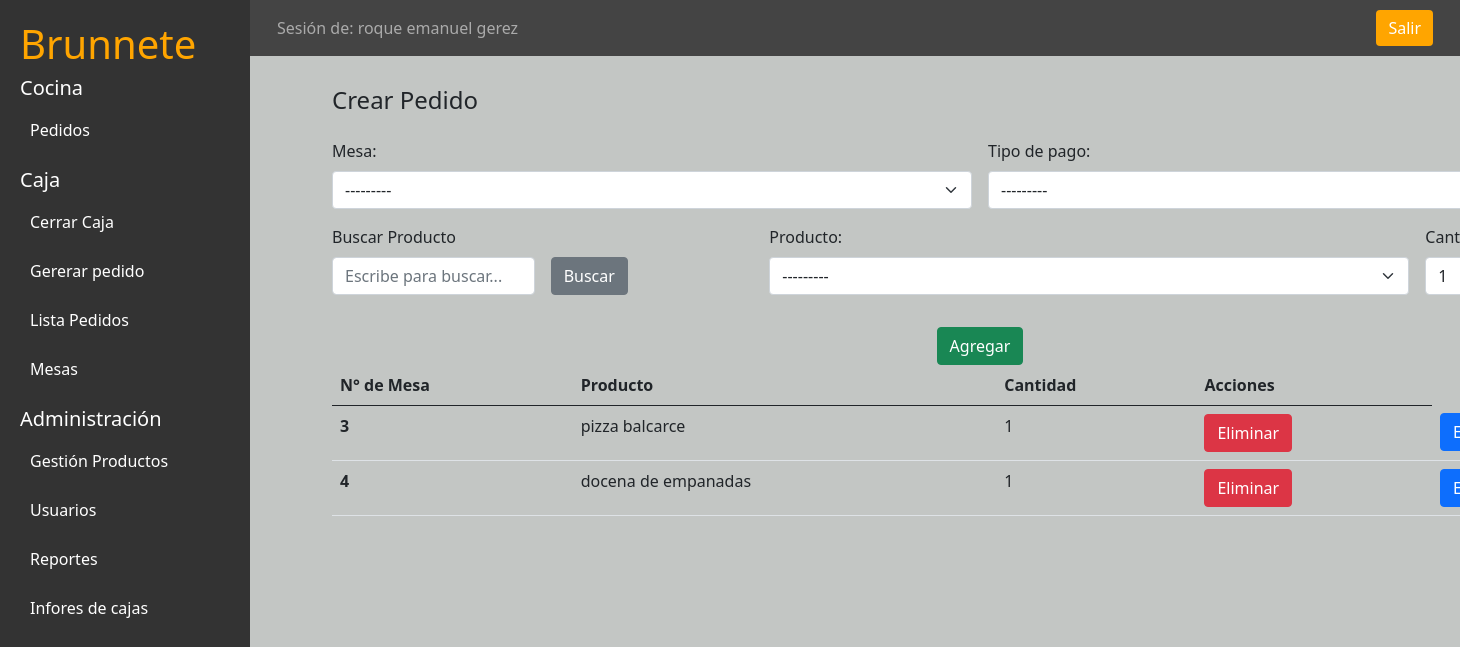
The app's page /caja/crear-pedido/ (signed in), older data.
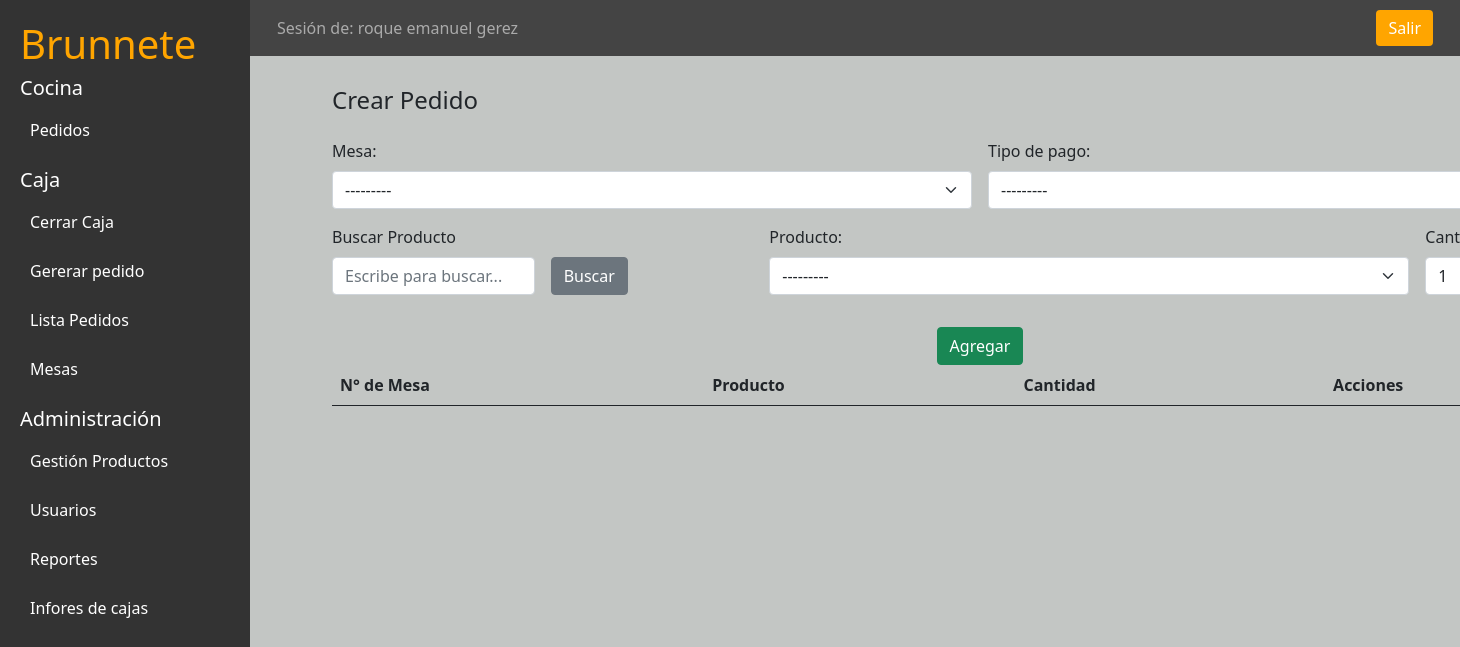
The same page, newer data.
### applications/users/models.py (models this page shows, shortened)
class User(AbstractBaseUser, PermissionsMixin):
    ADMINISTRADOR = '0'
    CAJERO = '1'
    COCINERO = '2'
    VARON = 'M'
    MUJER = 'F'
    OTRO = 'O'
    OCUPATION_CHOICES = [
        (ADMINISTRADOR, 'Administrador'),
        (CAJERO, 'Cajero'),
        (COCINERO, 'Cocinero'),
    ]
    GENDER_CHOICES = [
        (VARON, 'Masculino'),
        (MUJER, 'Femenino'),
        (OTRO, 'Otros'),
    ]
    email = models.EmailField(unique=True)
    telefono = models.CharField('Telefono', max_length=50, default='123')
    full_name = models.CharField('Nombres', max_length=100)
    domicilio = models.CharField('Domicilio', max_length=100, blank=True, null=True)
    ocupation = models.CharField(
        max_length=1,
        choices=OCUPATION_CHOICES,
        blank=True
    )
    genero = models.CharField(
        max_length=1,
        choices=GENDER_CHOICES,
        blank=True
    )
    date_birth = models.DateField(
        'Fecha de nacimiento',
        blank=True,
        null=True
    )
    is_staff = models.BooleanField(default=False)
    is_active = models.BooleanField(default=False)
    USERNAME_FIELD = 'email'
    REQUIRED_FIELDS = ['full_name']
    objects = UserManager()

### applications/cocina/models.py (models this page shows, shortened)
class DetallePedido(models.Model):
    pedido = models.ForeignKey(Pedidos, on_delete=models.CASCADE, related_name='pedido_detalle')
    producto = models.ForeignKey(Productos, on_delete=models.CASCADE)
    total_pedido = models.IntegerField()
    subtotal = models.DecimalField(max_digits=10, decimal_places=2, blank=True, null=True)
    objects = DetallePedidoManager()
    class Meta:
        verbose_name = 'DetallePedido'
        verbose_name_plural = 'DetallePedidos'

class Pedidos(models.Model):
    TARJETA = '0'
    EFECTIVO = '1'
    TRANSFERENCIA = '2'
    OTRO = '3'
    TIPO_PAGO_CHOICES = [
        (TARJETA, 'Tarjeta'),
        (EFECTIVO, 'Efectivo'),
        (TRANSFERENCIA, 'Tranferecia'),
        (OTRO, 'Otro'),
    ]
    caja = models.ForeignKey(Caja, on_delete=models.CASCADE)
    mesa = models.ForeignKey(Mesas, on_delete=models.CASCADE, related_name='pedido_mesa')
    tipo_pago_pedido = models.CharField('Tipo de pago', max_length=2, choices=TIPO_PAGO_CHOICES)
    fecha_hs_pedido = models.DateTimeField(auto_now_add=True)
    pedido_listo = models.BooleanField(default=False)
    pagado_pedido = models.BooleanField(default=False)
    objects = PedidosManager()
    class Meta:
        verbose_name = 'Pedidos'
        verbose_name_plural = 'Pedidoss'

class Productos(models.Model):
    BEBIDA = '0'
    COCINA = '1'
    TIPO_CATEGORIA_CHOICES = [
        (BEBIDA, 'Bebida'),
        (COCINA, 'Cocina'),
    ]
    nombre_prod = models.CharField(max_length=100)
    precio_prod = models.DecimalField(max_digits=10, decimal_places=2)
    stock_min_prod = models.PositiveIntegerField(blank=True, null=True)  # Stock mínimo para alerta
    stock_actual_prod = models.PositiveIntegerField()  # Cantidad actual en stock
    existencia_insumo = models.BooleanField(default=True)  # Indica si el insumo está disponible
    categoria = models.CharField('Categoria', max_length=2, choices=TIPO_CATEGORIA_CHOICES)
    objects = ProductosManager()

### applications/caja/models.py (models this page shows)
class Mesas(models.Model):
    num_mesa = models.PositiveIntegerField()
    mesa_dispnible = models.BooleanField(default=True)
    objects = MesasManager()
    class Meta:
        verbose_name = 'Mesas'
        verbose_name_plural = 'Mesass'
    def __str__(self):
        return f"{self.num_mesa}"

### applications/caja/views.py (the view, shortened to what this page needs)
class CrearPedidoView(CajaPermisoMixin, FormView):
    template_name = 'caja/generar_pedido.html'
    form_class = PedidoForm
    success_url = reverse_lazy('caja_app:Crear_Pedido')
    def get_context_data(self, **kwargs):
        context = super().get_context_data(**kwargs)
        context['formPedido'] = DetallePedidoForm()
        context['lista_pedidos'] = DetallePedido.objects.filter(
            pedido__pedido_listo=False
        ).order_by("-id")[:4]
        context['form_update'] = DetallePedidoUpdateForm()
        return context

### applications/caja/forms.py
class PedidoForm(forms.ModelForm):
    class Meta:
        model = Pedidos
        fields = ['mesa', 'tipo_pago_pedido', 'pagado_pedido']
        widgets = {
            'mesa': forms.Select(
                attrs = {
                    'class': 'form-select mt-2',
                }
            ),
            'tipo_pago_pedido': forms.Select(
                attrs = {
                    'class': 'form-select mt-2',
                }
            ),
            'pagado_pedido': forms.CheckboxInput(
                attrs = {
                    'class': 'form-check-input ',
                }
            ),
            }

class DetallePedidoForm(forms.Form):
    producto = forms.ModelChoiceField(
            queryset=Productos.objects.none(),  # No cargar productos al inicio
            label="Producto",
            widget=forms.Select(attrs={
                'required': 'required',
                'class': 'form-select mt-2',
                "id":"id_producto"
            })
            )
    total_pedido = forms.IntegerField(
            widget=forms.NumberInput(attrs={
                'type':'number',
                'required': 'required',
                'class': 'form-control mt-2',
                'min':'1',
                'value':'1',
                }),
            label='Cantidad'
        )

### applications/procesors.py (called while the page is built)
def caja(request):
    try:
        caja = Caja.objects.latest('id')
        user_caja = caja.user.full_name
        return {
            'caja_activa': caja.abierta_caja,
            'caja_activa_usuario': user_caja, # Agrega el usuario que tiene la caja activa
        }
    except:
        return {
            'caja_activa': None,
            'caja_activa_usuario': None,
        }

### applications/users/mixins.py (called while the page is built)
def check_ocupation_user(ocupation, user_ocupation):
    if (ocupation == User.ADMINISTRADOR or ocupation == user_ocupation):
        return True
    else:
        return False

    def dispatch(self, request, *args, **kwargs):
        if not request.user.is_authenticated:
            return self.handle_no_permission()
        if not check_ocupation_user(request.user.ocupation, User.CAJERO):
            return HttpResponseRedirect(
                reverse(
                    'users_app:User-Login'
                )
            )
        return super().dispatch(request, *args, **kwargs)

### templates/caja/generar_pedido.html (shortened to what this page needs)
{% extends 'panel.html' %}
{% block panel-content %}
<div class="container">
  <form class="row g-3" method="POST">{% csrf_token %}
    <h4>Crear Pedido</h4>
    <div class="col-md-6">
      {{form.mesa.label_tag}} {{form.mesa}}
    </div>
    <div class="col-md-6">
      {{form.tipo_pago_pedido.label_tag}} {{form.tipo_pago_pedido}}
    </div>
        <div class="col-md-2">
          <label for="producto-buscar" class="form-label">Buscar Producto</label>
          <input type="text" id="producto-buscar" class="form-control" placeholder="Escribe para buscar...">
        </div>
        <div class="col-md-2 mt-5">
          <button type="button" id="buscar-producto-btn" class="btn btn-secondary">Buscar</button>
        </div>
    <div class="col-md-6">
      {{ formPedido.producto.label_tag }} {{ formPedido.producto }}
    </div>
    <div class="col-md-2">
      {{ formPedido.total_pedido.label_tag }} {{ formPedido.total_pedido }}
    </div>
    <div class="col text-center">
      <button type="submit" class="btn btn-success mt-3">Agregar</button>
    </div>
  </form>
  <table class="table">
    <thead>
      <tr>
        <th scope="col">N° de Mesa</th>
        <th scope="col">Producto</th>
        <th scope="col">Cantidad</th>
        <th scope="col">Acciones</th>
      </tr>
    </thead>
    <tbody>
      {% for i in lista_pedidos %}
      <tr>
        <th scope="row">{{ i.pedido.mesa.num_mesa }}</th>
        <td>{{i.producto.nombre_prod }}</td>
        <td>{{ i.total_pedido }}</td>
        <form action="{% url 'caja_app:Eliminar_Pedido' i.pedido.id %}" method="POST" onsubmit="return confirm('¿Estás seguro de que deseas eliminar este pedido?');">{% csrf_token %}
          <td>
            <button type="submit" class="btn btn-danger" >Eliminar</button>
          <td>
        </form>
        <button type="button" onclick="loadEditForm('{{ i.id }}')" class="btn btn-primary" data-bs-toggle="modal"
          data-bs-target="#staticBackdrop #editModal">
          Editar
        </button>
      </tr>
      {% endfor %}
    </tbody>
  </table>
</div>
{% endblock panel-content %}

### templates/panel.html
{% extends 'base.html' %}
{% load static %}
{% block css %}
    <link rel="stylesheet" href="{% static 'css/stylesindex.css' %}">
{% endblock css %}
{% block content %}
    <div class="d-flex">
        <div class="sidebar ">
            <h1>Brunnete</h1>
        {% if user.is_active %}
            <h5>Cocina</h5>
            {% if not caja_activa %}
            <a href="#">Debes abrir de Caja</a>
            {% else %}
            <a href="{% url 'cocina_app:Mesas' %}">Pedidos</a>
            {% endif %}
            <div class="mt-3">
                <h5>Caja</h5>
                {% if not caja_activa %}
                <a href="{% url 'caja_app:Nueva_Caja' %}">Apertura de Caja</a>
                {% elif caja_activa_usuario == user.full_name %}
                <a href="{% url 'caja_app:Cierre-caja' %}">Cerrar Caja</a>
                <a href="{% url 'caja_app:Crear_Pedido' %}">Gererar pedido</a>
                <a href="{% url 'caja_app:Lista_Pedidos' %}">Lista Pedidos</a>
                <a href="{% url 'caja_app:Lista_mesas' %}">Mesas</a>
                {% endif %}
            </div>
            <div class="mt-3">
                <h5>Administración</h5>
                <a href="{% url 'cocina_app:Productos_List' %}">Gestión Productos</a>
                <a href="{% url 'users_app:User-Lista' %}">Usuarios</a>
                <a href="{% url 'caja_app:Ranking_Semanal' %}">Reportes</a>
                <a href="{% url 'caja_app:Lista_Ventas' %}">Infores de cajas</a>
            </div>
        {% endif %}
    </div>
        <div class=" flex-grow-1 ">
            <nav class="navbar navbar-expand-lg navbar-dark">
                {% if user.is_active %}
                <div class="container-fluid">
                    <span class="navbar-text">Sesión de: {{ user.full_name }}</span>
                    <a href="{% url 'users_app:User-Logout' %}" class="btn btn-salir ml-auto">Salir</a>
                </div>
                {% endif %}
            </nav>
            <div class=" container-fluid  content min-vh-100">
            {% block panel-content %}
            {% endblock panel-content %}
            </div>
        </div>
    </div>
    {% endblock content %}

### templates/base.html (shortened to what this page needs)
{% load static %}
<!DOCTYPE html>
<html lang="es-MX">
  <head>
    <link rel="stylesheet" href="{% static 'css/bootstrap.css' %}" />
    <link
      rel="stylesheet"
      href="https://cdn.jsdelivr.net/npm/bootstrap-icons@1.11.3/font/bootstrap-icons.min.css"
    />
    {% block css %}{% endblock css %}
  </head>
  <body>
    {% block content %} {% endblock content %} {% block js %}{% endblock js %}
  </body>
</html>

### static/css/stylesindex.css (style rules this page uses)
.sidebar { background-color: #333; color: white; width: 250px; height: 100vh; padding: 20px; position: fixed; top: 0; left: 0; overflow-y: auto; }
.sidebar h1 { color: orange; }
.sidebar a { color: white; display: block; padding: 10px; margin: 5px 0; text-decoration: none; }
.navbar { background-color: #444; color: white; padding: 15px; position: fixed; top: 0; left: 250px; right: 0; height: 56px; z-index: 1030; display: flex; align-items: center; }
.navbar .btn-salir { background-color: orange; border: none; color: white; }
.content { background-color: #c3c6c4; margin-top: 56px; margin-left: 250px; padding: 30px; min-height: calc(100vh - 56px); }

Row changes from the older to the newer data that the page shows:
removed DetallePedido: pedido.mesa.num_mesa "3", producto.nombre_prod "pizza balcarce", total_pedido "1"
removed DetallePedido: pedido.mesa.num_mesa "4", producto.nombre_prod "docena de empanadas", total_pedido "1"
